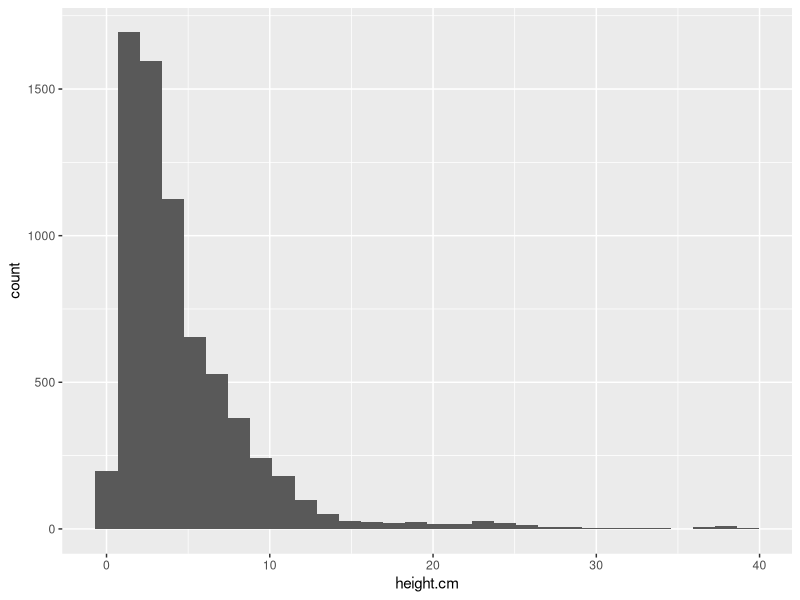
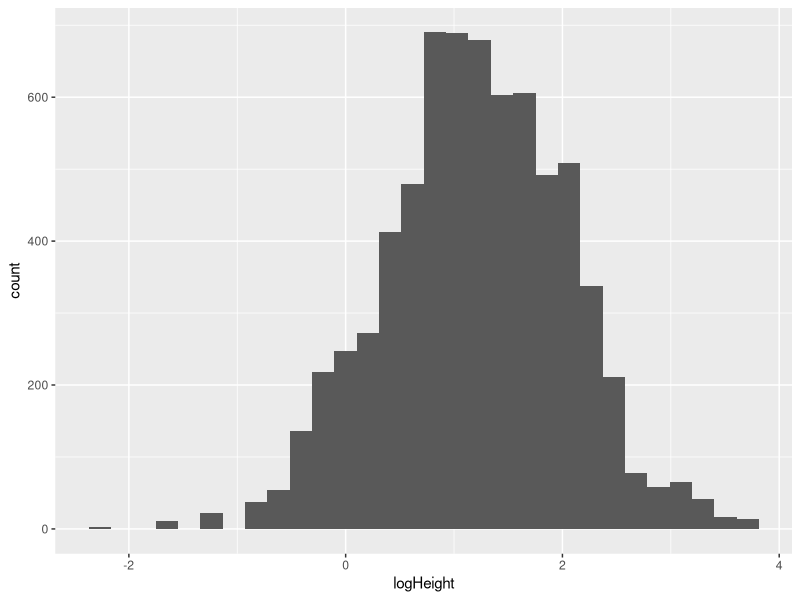
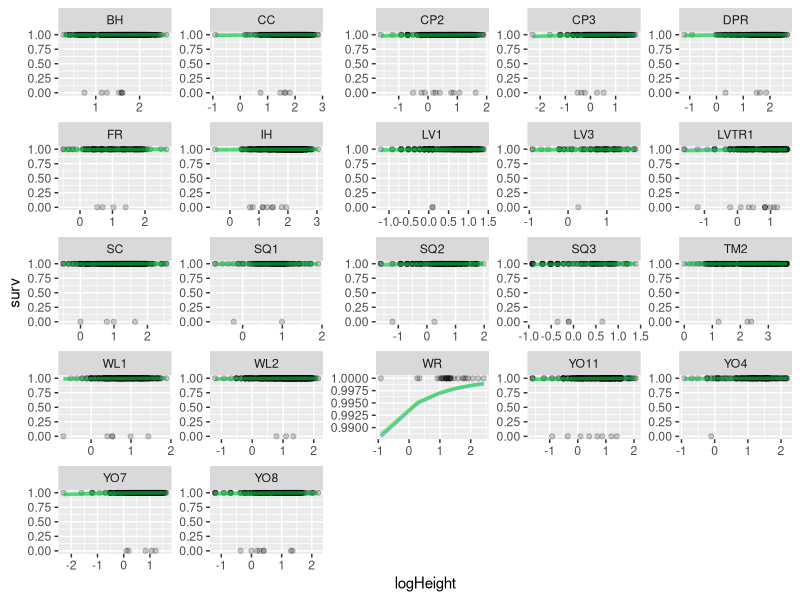
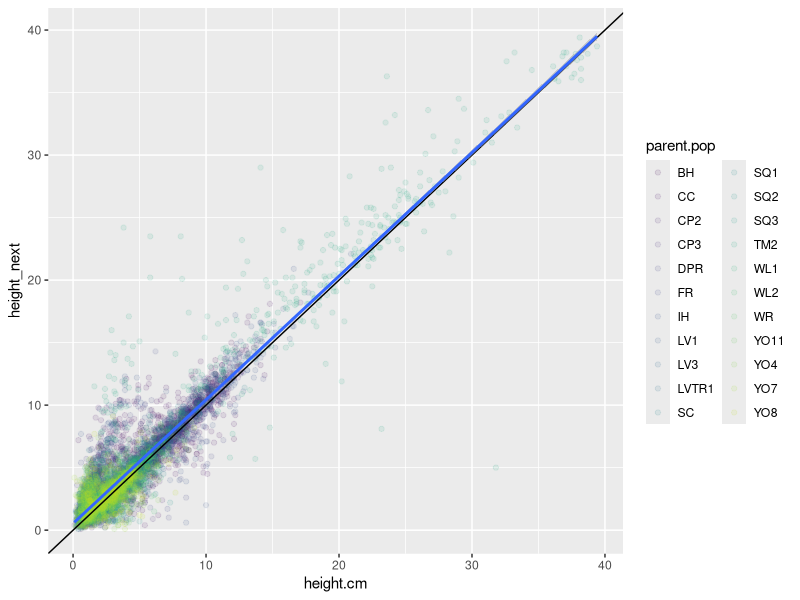
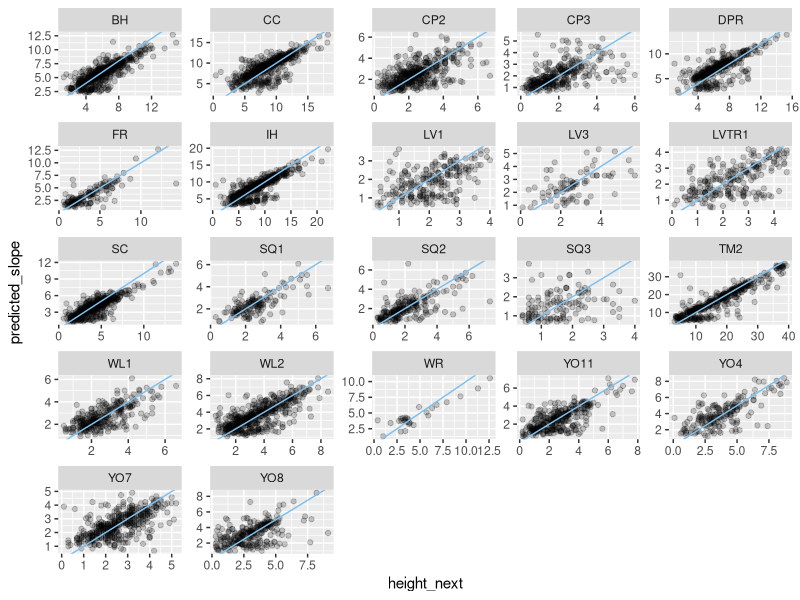
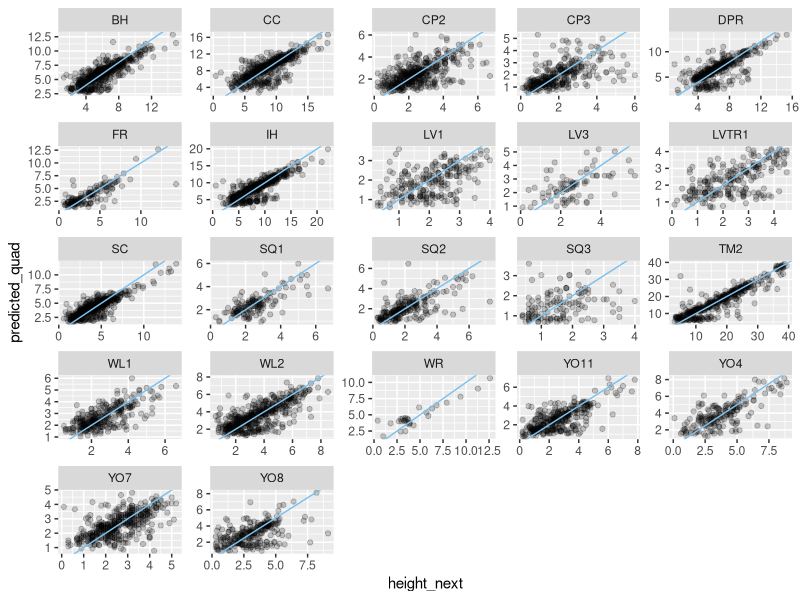
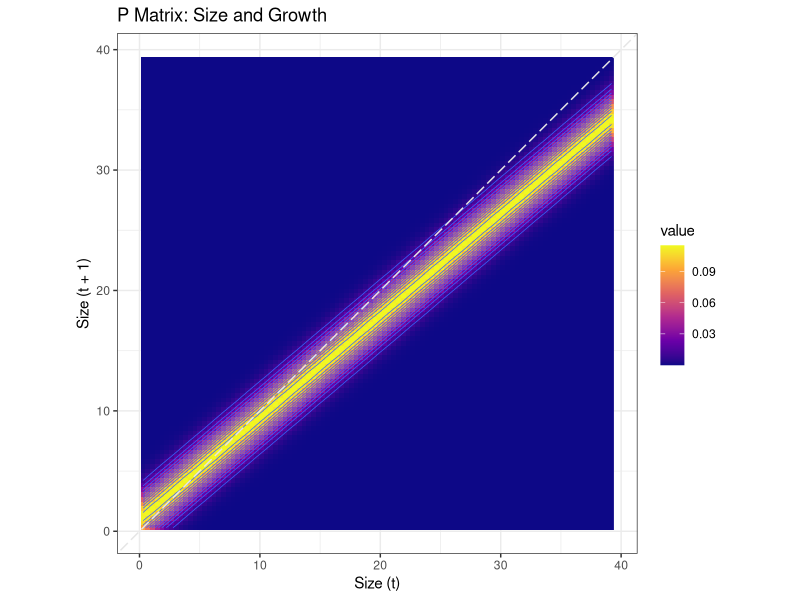
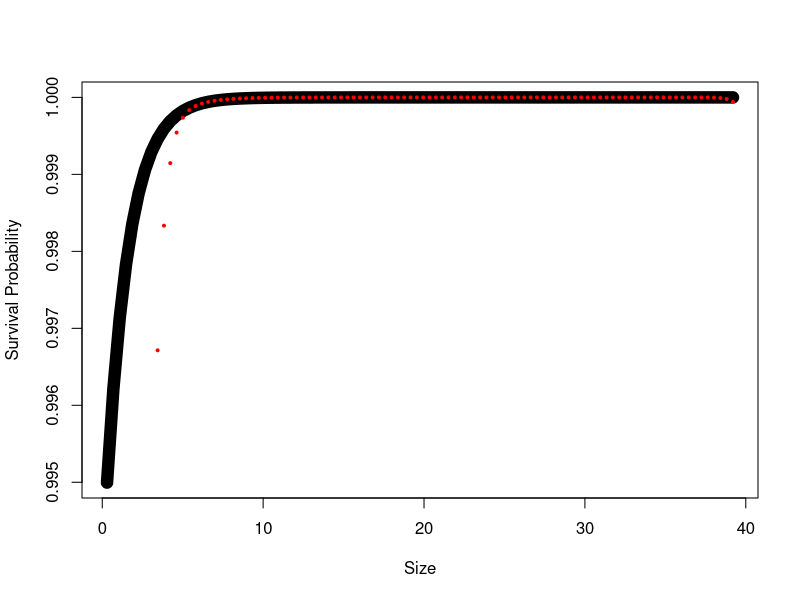

Write R code to recreate these figures, in order.
## ---- chunk 1
knitr::opts_chunk$set(echo = TRUE)
## ---- chunk 2
library(tidyverse)
library(broom)
library(broom.mixed)
library(magrittr)
library(lmerTest)
conflicted::conflicts_prefer(lmerTest::lmer)
conflicted::conflicts_prefer(dplyr::filter)
## ---- chunk 3
wl2_size_2023 <- read_csv("data/WL2-2023_Size_Combined.csv") %>% select(survey_date, Genotype, parent.pop, height.cm, long.leaf.cm)
unique(wl2_size_2023$parent.pop) #all 23 pops!
wl2_mort_2023 <- read_csv("data/WL2_Mortality_2023.csv") %>% 
  select(block, BedLoc, Genotype, parent.pop=pop, mf:death.date) %>% 
  mutate(parent.pop= str_replace(parent.pop, "Y08", "YO8")) %>% 
  mutate(parent.pop= str_replace(parent.pop, "Y04", "YO4")) %>% 
mutate(Genotype= str_replace(Genotype, "Y08", "YO8")) %>% 
  mutate(Genotype= str_replace(Genotype, "Y04", "YO4")) 
unique(wl2_mort_2023$parent.pop) #all 23 pops!

#wl2_size_2023 %>% filter(Genotype=="YO4_2_2") #I_18_C
#wl2_size_2023 %>% filter(Genotype=="YO8_8_4") #B_58_A

#wl2_mort_2023 %>% filter(Genotype=="YO4_2_2")
#wl2_mort_2023 %>% filter(BedLoc=="I_18_C")
#wl2_mort_2023 %>% filter(BedLoc=="B_58_A")
## ---- chunk 4
wl2_all_2023_OLD <- left_join(wl2_size_2023, wl2_mort_2023) #42 more rows, why? duplicate rows somewhere 
wl2_all_2023_OLD %>% group_by(Genotype, survey_date) %>% summarise(n=n()) %>% arrange(desc(n)) 
##Duplicates: CC_1_2, CC_9_6, IH_4_5, SC_5_6, SQ2_6_2
wl2_size_2023 %>% filter(Genotype=="CC_1_2") #duplicated on certain dates  
wl2_size_2023 %>% filter(Genotype=="CC_9_6") #duplicated on certain dates  
wl2_size_2023 %>% filter(Genotype=="IH_4_5") #duplicated on certain dates  
wl2_size_2023 %>% filter(Genotype=="SC_5_6") #duplicated on certain dates  
wl2_size_2023 %>% filter(Genotype=="SQ2_6_2") #duplicated on certain dates  

#anti_join(wl2_size_2023, wl2_mort_2023) #8 rows in the size dataframe without death date info, probably died at planting 
#anti_join(wl2_mort_2023, wl2_size_2023)

#GET RID OF DUPLICATES:
wl2_size_2023_merge_prep <- wl2_size_2023 %>% 
  arrange(Genotype, survey_date, height.cm) %>% 
  distinct(Genotype, survey_date, .keep_all=TRUE)
wl2_size_2023_merge_prep %>% filter(Genotype=="YO4_2_2")

#Merge with corrections 
wl2_all_2023 <- left_join(wl2_size_2023_merge_prep, wl2_mort_2023) %>%
  select(survey_date:parent.pop, mf:rep,block:BedLoc, height.cm, long.leaf.cm, death.date) %>% 
  drop_na(block) #get rid of plants that were not planted and never got a block assigned. 
tail(wl2_all_2023, 10)
unique(wl2_all_2023$death.date)

## ---- chunk 5
wl2_all_2023_timeprep <- wl2_all_2023 %>% 
  select(-long.leaf.cm) %>% 
  mutate(death.date=mdy(death.date)) %>% 
  group_by(Genotype) %>% 
  mutate(height_next = lead(height.cm, order_by = survey_date), #next timepoints height
        # survey_date_char = as.character(survey_date), #grouping variable to compare to continuous survey date 
         date_next = lead(survey_date, order_by = survey_date), #needed for surv code and interval calc
         elapsed_days= date_next - survey_date, #interval length in days
         elapsed_weeks = as.integer(elapsed_days)/7, #interval length in weeks 
         surv=if_else(is.na(death.date), 1,
                      if_else(date_next>=death.date, 0, 1))) %>% #survival to the next size time point
  ungroup() %>%
  mutate(week = as.numeric(survey_date - ymd("2023-07-03")), #Weeks since pre-transplant size 
         pop.mf=str_c(parent.pop, "_", mf)) %>% #for specifying random effects separately  
  drop_na(height.cm, height_next, surv) #for models
         
#wl2_all_2023_timeprep %>% arrange(Genotype, survey_date)

unique(wl2_all_2023_timeprep$elapsed_days) #mostly 1 or 2 weeks. 20 or 23 days from initial size measurements on campus to field measurements 
unique(wl2_all_2023_timeprep$week)
unique(wl2_all_2023_timeprep$block)
unique(wl2_all_2023_timeprep$parent.pop)
unique(wl2_all_2023_timeprep$pop.mf)
## ---- chunk 6
summary(wl2_all_2023_timeprep)
wl2_all_2023_timeprep %>%  #pretty skewed
  ggplot(aes(x=height.cm)) +
  geom_histogram()

wl2_all_2023_timeprep_scaled <- wl2_all_2023_timeprep %>% 
  mutate(logHeight=log(height.cm))  #transform height to be more normal - only for surv models 

wl2_all_2023_timeprep_scaled %>% #better
  ggplot(aes(x=logHeight)) +
  geom_histogram()
## ---- chunk 7
surv.models_random <- tribble(
  ~name,          ~f,
  "1a_intercept_pop_mf_block",     "surv ~ 1 + (1|parent.pop/mf) + (1|block)", 
  "1b_intercept_pop_mf_block2",    "surv ~ 1 + (1|parent.pop) + (1|pop.mf) + (1|block)",  #should be the same as above 
  "2_linear_size_pops_mf_block",   "surv ~ logHeight + (1|block) + (1|parent.pop/mf)", 
  "3_linear_weeks",                "surv ~ logHeight + (1|week) + (1|block) + (1|parent.pop/mf)",
  "4_linear_elapsed_weeks",        "surv ~ logHeight + elapsed_weeks + (1|block) + (1|parent.pop/mf)",
  "5_linear_weeks_all",            "surv ~ logHeight + elapsed_weeks + (1|week) + (1|block) + (1|parent.pop/mf)",
  "6a_quadratic_size",             "surv ~ logHeight + I(logHeight^2) + (1|block) + (1|parent.pop/mf)", 
  "6b_quadratic_size_weeks",       "surv ~ logHeight + I(logHeight^2) + (1|week) + (1|block) + (1|parent.pop/mf)", 
  "7a_cubic_size",                 "surv ~ logHeight + I(logHeight^2) + I(logHeight^3) + (1|block) + (1|parent.pop/mf)",
  "7a_cubic_size_weeks",           "surv ~ logHeight + I(logHeight^2) + I(logHeight^3) + (1|week) + (1|block) + (1|parent.pop/mf)",
  "8a_linear_slope_pop",           "surv ~ logHeight + (logHeight|parent.pop) + (1|pop.mf) + (1|block)",
  "8b_linear_slope_popmf",         "surv ~ logHeight + (1|block) + (logHeight|parent.pop/mf)",
  #"8c_linear_slope_all",          "surv ~ logHeight + (logHeight|block) + (logHeight|parent.pop/mf)",
  "8d_linear_slope_pop_week",      "surv ~ logHeight + (logHeight|parent.pop) + (1|pop.mf) + (1|week) + (1|block)" ,
  #"9_quad_slope",                 "surv ~ logHeight + I(logHeight^2) + (1|block) + (1|pop.mf) + (logHeight+I(logHeight^2)|parent.pop)"
)

#run the models 
#mod_test <- glmer(surv ~ logHeight + (1|week) + (1|block) + (1|parent.pop/mf), family="binomial", data=wl2_all_2023_timeprep_scaled)
#summary(mod_test)
#boundary (singular) fit: see help('isSingular') - linear slope pop, linear slope popmf, & linear slope pop w/ week, maybe b/c little var explained by pop slopes 
#Warning: Model failed to converge with max|grad| = 0.0118026 (tol = 0.002, component 1) - linear slope all 
#Warning: Model failed to converge with max|grad| = 0.0163605 (tol = 0.002, component 1) - quad slope

surv.models_random <- surv.models_random %>%
  mutate(glmer = map(f, ~ glmer(as.formula(.), 
                            data = wl2_all_2023_timeprep_scaled, 
                            family = "binomial")), #, #run the models 
         predict = map(glmer, predict, type = "response", re.form = ~ (1|parent.pop)), 
         glance = map(glmer, tidy),
         AIC = map(glmer, AIC),
         BIC = map(glmer, BIC)) #glance at the model results

surv.models_random %>% select(-f, -glmer, -predict) %>% filter(name=="1a_intercept_pop_mf_block" | name=="1b_intercept_pop_mf_block2") %>% unnest(glance) #first two models are the same as expected 
surv.models_random %>% select(-f, -glmer, -predict) %>% unnest(BIC) %>% arrange(BIC) #look at the model fitting info 
surv.models_random %>% select(-f, -glmer, -predict) %>% unnest(AIC) %>% arrange(AIC) #look at the model fitting info 

#3_linear_weeks wins with BIC
#5_linear_weeks_all wins with AIC - but 3_linear_weeks not too far behind so go with simpler model?
## ---- chunk 8
survival.model.final_random <- surv.models_random %>% filter(name == "3_linear_weeks") %>% pull(glmer) %>% magrittr::extract2(1)
summary(survival.model.final_random)


## ---- chunk 9
wl2_all_2023_timeprep_scaled %>% 
  mutate(pred_fixef = predict(survival.model.final_random, newdata = ., type="response", re.form = NA), 
        pred_ranef = predict(survival.model.final_random, newdata = ., type="response", re.form = ~(1|parent.pop))) %>% 
  ggplot(aes(x = logHeight, y = surv)) +
  geom_point(alpha=.2) +
  geom_line(aes(y = pred_fixef), 
            color = "blue", 
            size = 1.2, alpha=0.3) +
  geom_line(aes(y = pred_ranef), 
            color = "green", 
            size = 1.2, alpha=0.5) +
  facet_wrap(~parent.pop, scales="free")
## ---- chunk 10
wl2_all_2023_timeprep %>% 
  #filter(elapsed_days==7) %>% 
  ggplot(aes(x=height.cm, y=height_next)) +
  geom_point(aes(color = parent.pop), alpha=.1)  +
  scale_color_viridis_d(end = 0.9) + 
  geom_abline() +
  geom_smooth(method = "lm")
## ---- chunk 11
growth_models_random <- tribble(
  ~name,          ~f,
  "1a_intercept_pop_mf_block",      "height_next ~ 1 + (1|block) +  (1|parent.pop/mf)",
  "1b_intercept_pop_mf_block2",     "height_next ~ 1 + (1|block) +  (1|parent.pop) + (1|pop.mf)", #should be the same as above 
  "2_linear_size_pops_mf_block",    "height_next ~ height.cm + (1|parent.pop/mf) + (1|block)",
  "3_linear_weeks",                 "height_next ~ height.cm + (1|week) + (1|block) + (1|parent.pop/mf)",
  "4a_linear_elapsed_weeks",        "height_next ~ height.cm + elapsed_weeks + (1|block) + (1|parent.pop/mf)",
  "4b_linear_elapsed_weeks_2way",   "height_next ~ height.cm*elapsed_weeks + (1|block) + (1|parent.pop/mf)",
  "5_linear_weeks_all",             "height_next ~ height.cm + elapsed_weeks + (1|week) + (1|block) + (1|parent.pop/mf)",
  "6a_quadratic_size",              "height_next ~ height.cm + I(height.cm^2) + (1|block) + (1|parent.pop/mf)", 
  "6b_quadratic_size_weeks",        "height_next ~ height.cm + I(height.cm^2) + (1|week)+ (1|block) + (1|parent.pop/mf)", 
  #"7a_cubic_size",                  "height_next ~ height.cm + I(height.cm^2) + I(height.cm^3) + (1|block) + (1|parent.pop/mf)",
  #"7b_cubic_size_weeks",            "height_next ~ height.cm + I(height.cm^2) + I(height.cm^3) +  (1|week)+ (1|block) + (1|parent.pop/mf)",
  "8a_linear_slope_pop",            "height_next ~ height.cm + (height.cm|parent.pop) + (1|pop.mf) + (1|block)",
  #"8b_linear_slope_popmf",         "height_next ~ height.cm + (1|block) + (height.cm|parent.pop/mf)",
  #"8c_linear_slope_all",            "height_next ~ height.cm + (height.cm|block) + (height.cm|parent.pop/mf)",
  "8d_linear_slope_pop_week",       "height_next ~ height.cm + (height.cm|parent.pop) + (1|week) + (1|pop.mf) + (1|block)",
  #"9_quad_slope",                 "height_next ~ height.cm + I(height.cm^2) + (1|block) + (1|pop.mf) + (height.cm+I(height.cm^2)|parent.pop)"
)

#run the models 
#mod_test <- lmer(height_next ~ height.cm + I(height.cm^2) + (1|block) + (1|pop.mf) + (height.cm+I(height.cm^2)|parent.pop), data=wl2_all_2023_timeprep_scaled)
#Warning: Some predictor variables are on very different scales: consider rescalingWarning: Some predictor variables are on very different scales: consider rescaling - 7a_cubic_size, 7b_cubic_size_weeks
#Warning: Model failed to converge with max|grad| = 0.00201127 (tol = 0.002, component 1) - 8b_linear_slope_popmf, 8c_linear_slope_all
#boundary (singular) fit: see help('isSingular'); Warning: Model failed to converge with 2 negative eigenvalues: -5.6e+01 -8.0e+01 - 9_quad_slope

growth_models_random <- growth_models_random %>%
  mutate(lmer = map(f, ~ lmer(as.formula(.), data = wl2_all_2023_timeprep_scaled)), #run the models 
         predict = map(lmer, predict, re.form = ~ (1|parent.pop)), # predicting from original data...
         glance = map(lmer, glance)) #glance at the model results

growth_models_random %>% select(-f, -lmer, -predict) %>% filter(name=="1a_intercept_pop_mf_block" | name=="1b_intercept_pop_mf_block2") %>% unnest(glance) #first two models are the same as expected 
growth_models_random %>% select(-f, -lmer) %>% unnest(glance) %>% arrange(BIC) #look at the model fitting info 6b_quadratic_size_weeks wins 
growth_models_random %>% select(-f, -lmer) %>% unnest(glance) %>% arrange(AIC) #look at the model fitting info 8d_linear_slope_pop_week
#go with 8d_linear_slope_pop_week since not that different in BIC from quadratic size? 
## ---- chunk 12
growth.model.final_random <- growth_models_random %>% filter(name == "8d_linear_slope_pop_week") %>% pull(lmer) %>% magrittr::extract2(1)
summary(growth.model.final_random) #positive slope, less than 1 for height, not negative like Jenny
## ---- chunk 13
wl2_all_2023_timeprep_scaled %>% 
  cbind(predicted_slope={growth_models_random %>% filter(name=="8d_linear_slope_pop_week") %>% pull(predict) %>% unlist()}) %>%
  ggplot(aes(x=height_next, y = predicted_slope)) +
  geom_point(alpha=.2) +
  geom_abline(color="skyblue2") +
  facet_wrap(~parent.pop, scales="free") #decent for most pops

wl2_all_2023_timeprep_scaled %>% 
  cbind(predicted_quad={growth_models_random %>% filter(name=="6b_quadratic_size_weeks") %>% pull(predict) %>% unlist()}) %>%
  ggplot(aes(x=height_next, y = predicted_quad)) +
  geom_point(alpha=.2) +
  geom_abline(color="skyblue2") +
  facet_wrap(~parent.pop, scales="free")
#models not too different from each other 
## ---- chunk 14
params=data.frame(
  surv.int=NA, # Intercept from logistic regression of survival
  surv.slope1=NA, # Slope from logistic regression of survival
  growth.int=NA, # Intercept from linear regression of growth
  growth.slope=NA, # Slope from linear regression of growth
  growth.sd=NA # Residual sd from the linear regression of growth
)
## ---- chunk 15
surv.coefs <- surv.models_random %>% 
  filter(name == "3_linear_weeks") %>% 
  mutate(coefs = map(glmer, tidy)) %>% 
  select(name, f, coefs) %>% 
  unnest(coefs) 

params$surv.int <- surv.coefs %>% filter(term == "(Intercept)") %>% pull(estimate)
params$surv.slope1 <- surv.coefs %>% filter(term == "logHeight") %>% pull(estimate)
## ---- chunk 16
growth.coefs <- growth_models_random %>% 
  filter(name == "8d_linear_slope_pop_week") %>% 
  mutate(coefs = map(lmer, tidy)) %>% 
  select(name, f, coefs) %>% 
  unnest(coefs) 

params$growth.int <- growth.coefs %>% filter(term == "(Intercept)") %>% pull(estimate)
params$growth.slope <- growth.coefs %>% filter(term == "height.cm") %>%  pull(estimate) 

#Pull sigma which is the _modeled_ standard deviation of the residuals.  Merow uses observed sd of residuals.  
params$growth.sd <- growth_models_random %>% filter(name == "8d_linear_slope_pop_week") %>% unnest(glance) %>% pull(sigma)
## ---- chunk 17
# 1. survival probability function
##This is inverse logit.  Provides survival probability based on size.
s.x=function(x,params) {
  u=exp(params$surv.int + params$surv.slope1*x)
  return(u/(1+u)) 
}

# 2. growth function
## Return a probability distribution of new sizes at t+1 (xp) at a given size x.  
g.yx=function(xp,x,params) {
  dnorm(xp,mean=params$growth.int+params$growth.slope*x,sd=params$growth.sd)
}
## ---- chunk 18
# the sizes we are integrating over
minSize<-min(wl2_all_2023_timeprep$height.cm,na.rm=T) 
maxSize<-max(wl2_all_2023_timeprep$height.cm,na.rm=T) 

n=100 # dimensions of the matrix 

b=minSize+c(0:n)*(maxSize-minSize)/n # boundary points
y=0.5*(b[1:n]+b[2:(n+1)]) # mesh points
h=y[2]-y[1] # step size
## ---- chunk 19
G=h*outer(y,y,g.yx,params=params) # growth matrix

S=s.x(y,params=params) # survival at each size midpoint

P=G # placeholder; redefine P on the next line
for(i in 1:n) P[,i]=G[,i]*S[i] # growth/survival matrix
## ---- chunk 20
P %>% as_tibble() %>%
  set_colnames(y) %>% #column names = each size mesh point 
  mutate(size.t1=y) %>%
  pivot_longer(-size.t1, names_to = "size.t", names_transform = as.numeric) %>%
  ggplot(aes(x=size.t, y = size.t1)) +
  geom_raster(aes(fill = value)) + #basic contour with fill determined by the growth*surv value 
  geom_contour(aes(z = value),lwd=.25) + #adds contour lines 
  geom_abline(intercept=0, slope = 1, color="gray90", lty=5) + #add 1:1 line 
  scale_fill_viridis_c(option = "plasma") + #change contour colors 
  labs(x = "Size (t)", y = "Size (t + 1)", title = "P Matrix: Size and Growth") +
  coord_equal() + #make it a square plot 
  theme_bw()
## ---- chunk 21
plot(y,s.x(y,params), #fitted survival model 
     xlab="Size",type="l",
        ylab="Survival Probability",lwd=12)
     points(y,apply(P,2,sum),col="red",lwd=3,cex=.1,pch=19) # column sums 
## ---- chunk 22
#one way to correct for eviction is to assign all really small indivs to same size class and all really big indivs to same size class
G=h*outer(y,y,g.yx,params=params) # growth matrix
 S=s.x(y,params=params)
 P=G
   # fix eviction of offspring
 for(i in 1:(n/2)) { #All indivs smaller than the lower integration limit are assigned to the smallest size class.
    G[1,i]<-G[1,i]+1-sum(G[,i]) 
    P[,i]<-G[,i]*S[i]
  }

 plot(y,s.x(y,params),xlab="Size",type="l",
        ylab="Survival Probability",lwd=12)
     points(y,apply(P,2,sum),col="red",lwd=3,cex=.1,pch=19) # solution worked
     
P %>% as_tibble() %>%
  set_colnames(y) %>% #column names = each size mesh point 
  mutate(size.t1=y) %>%
  pivot_longer(-size.t1, names_to = "size.t", names_transform = as.numeric) %>%
  ggplot(aes(x=size.t, y = size.t1)) +
  geom_raster(aes(fill = value)) + #basic contour with fill determined by the growth*surv value 
  geom_contour(aes(z = value),lwd=.25) + #adds contour lines 
  geom_abline(intercept=0, slope = 1, color="gray90", lty=5) + #add 1:1 line 
  scale_fill_viridis_c(option = "plasma") + #change contour colors 
  labs(x = "Size (t)", y = "Size (t + 1)", title = "P Matrix: Size and Growth") +
  coord_equal() + #make it a square plot 
  theme_bw()
